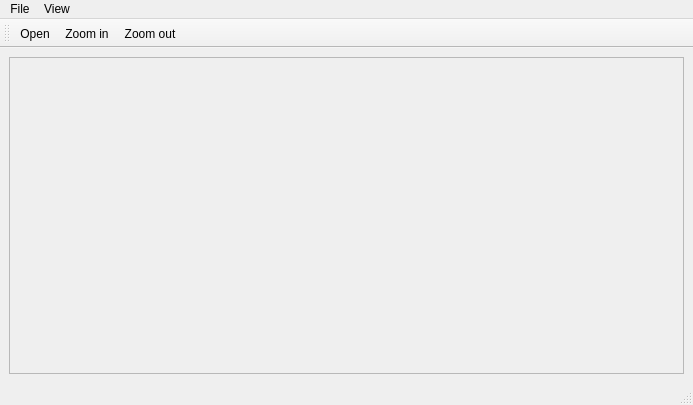
<?xml version="1.0" encoding="UTF-8"?>
<ui version="4.0">
 <class>MainWindow</class>
 <widget class="QMainWindow" name="MainWindow">
  <property name="geometry">
   <rect>
    <x>0</x>
    <y>0</y>
    <width>693</width>
    <height>405</height>
   </rect>
  </property>
  <property name="windowTitle">
   <string>MainWindow</string>
  </property>
  <widget class="QWidget" name="centralwidget">
   <layout class="QVBoxLayout" name="verticalLayout">
    <item>
     <widget class="QScrollArea" name="scrollArea">
      <property name="widgetResizable">
       <bool>true</bool>
      </property>
      <widget class="QWidget" name="scrollAreaWidgetContents">
       <property name="geometry">
        <rect>
         <x>0</x>
         <y>0</y>
         <width>669</width>
         <height>302</height>
        </rect>
       </property>
      </widget>
     </widget>
    </item>
   </layout>
  </widget>
  <widget class="QMenuBar" name="menubar">
   <property name="geometry">
    <rect>
     <x>0</x>
     <y>0</y>
     <width>693</width>
     <height>25</height>
    </rect>
   </property>
   <widget class="QMenu" name="menuFile">
    <property name="title">
     <string>File</string>
    </property>
    <addaction name="actionOpen"/>
   </widget>
   <widget class="QMenu" name="menuView">
    <property name="title">
     <string>View</string>
    </property>
    <addaction name="actionZoom_in"/>
    <addaction name="actionZoom_out"/>
   </widget>
   <addaction name="menuFile"/>
   <addaction name="menuView"/>
  </widget>
  <widget class="QStatusBar" name="statusbar"/>
  <widget class="QToolBar" name="toolBar">
   <property name="windowTitle">
    <string>toolBar</string>
   </property>
   <attribute name="toolBarArea">
    <enum>TopToolBarArea</enum>
   </attribute>
   <attribute name="toolBarBreak">
    <bool>false</bool>
   </attribute>
   <addaction name="actionOpen"/>
   <addaction name="actionZoom_in"/>
   <addaction name="actionZoom_out"/>
  </widget>
  <action name="actionOpen">
   <property name="text">
    <string>Open</string>
   </property>
  </action>
  <action name="actionZoom_in">
   <property name="text">
    <string>Zoom in</string>
   </property>
  </action>
  <action name="actionZoom_out">
   <property name="text">
    <string>Zoom out</string>
   </property>
  </action>
 </widget>
 <resources/>
 <connections/>
</ui>
